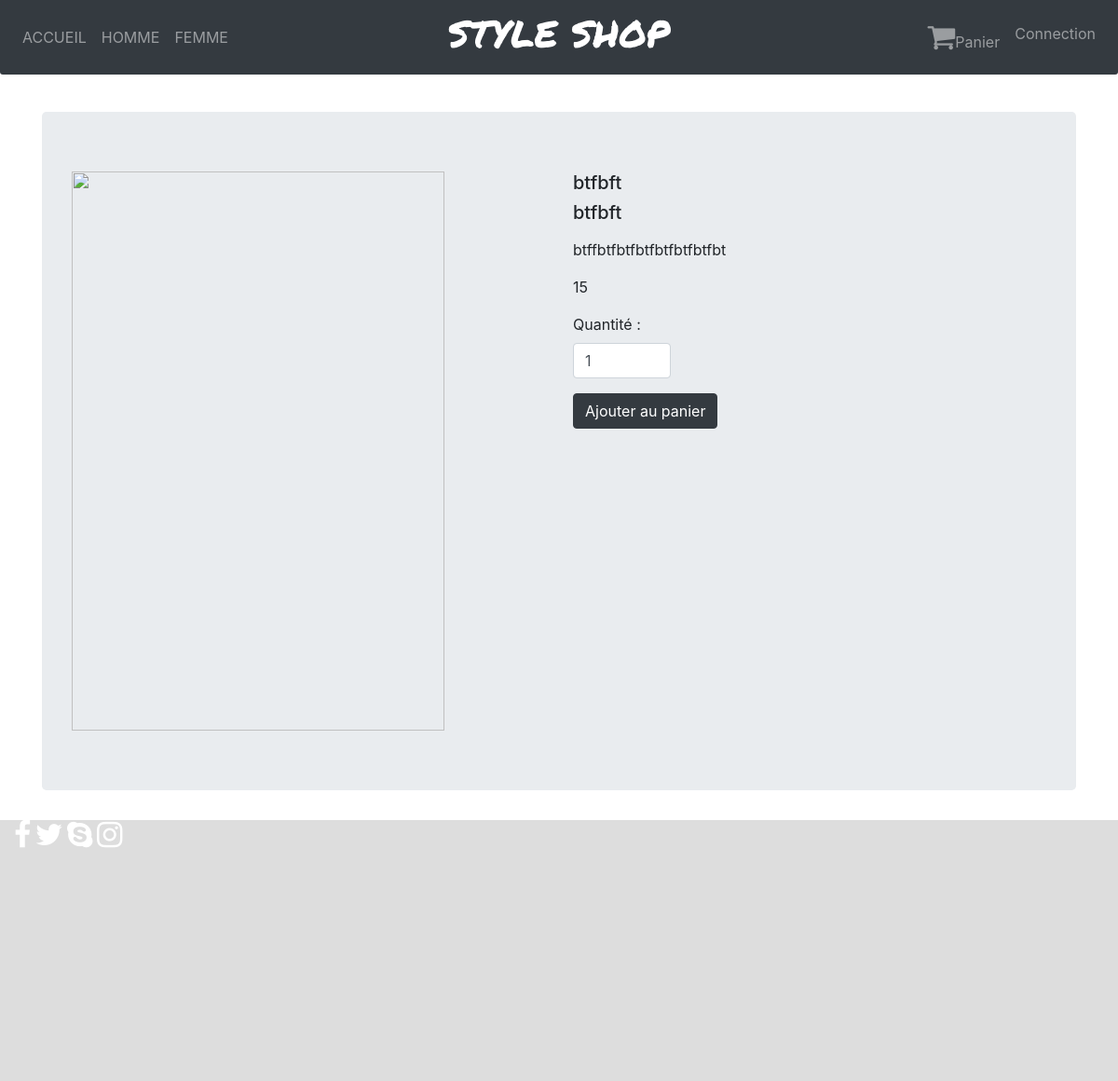
Screenshot of /index.php?action=productUnique&id=36 with the database file from the repository.
### tables this page shows
CREATE TABLE IF NOT EXISTS `product` (
  `id` smallint(6) NOT NULL AUTO_INCREMENT,
  `title` varchar(50) NOT NULL,
  `brand` varchar(50) NOT NULL,
  `content` varchar(1000) NOT NULL,
  `price` decimal(10,0) NOT NULL,
  `addingDate` datetime NOT NULL,
  `updatingDate` datetime NOT NULL,
  PRIMARY KEY (`id`)
);

### controller/controller.php (called while the page is built, shortened)
<?php
require_once('model/productManager.php');
function productUnique($id) {
    include('model/db.php');
    $productManager = new ProductManager($db);
    $product        = $productManager->getUnique($id);
    require('view/productUniqueView.php');
}

### model/productManager.php (called while the page is built, shortened)
<?php
class ProductManager
{
	private $_db;
	public function __construct($db)
	{
		$this->_db = $db;
	}
	public function getUnique($id)
	{
		$request = $this->_db->prepare('SELECT id, title, brand, content, price, DATE_FORMAT(addingDate, \'%d/%m/%Y à %Hh%imin%ss\') AS addingDateFr, DATE_FORMAT(updatingDate, \'%d/%m/%Y à %Hh%imin%ss\') AS updatingDateFr  FROM product WHERE id = ?');
			$request->execute(array($id));
			return $request;
	}
}

### view/productUniqueView.php (the view, shortened to what this page needs)
<?php
$data = $product->fetch();
    $productId = $_GET['id'];
    $productImgSrc = './uploads/products/'.$productId ; ?>
<div class="jumbotron jumbotronproductUnique">
<div class="row">
<div class="product-unique-img-block col">
<div class="img-zoom-container">
  <img id="zoom-image"  src="<?php echo $productImgSrc; ?>" width="300" height="240">
</div>
</div>
<div class="productInfoUnique col">
<h5><?php echo $data['title'] ?></h5>
<h5><?php echo $data['brand'] ?></h5>
<p><?php echo $data['content'] ?></p>
<p><?php echo $data['price'] ?></p>
<form id='form'>
<div class="form-group row">
    <div class="col-3">
                  <label for="sm">Quantité :</label>
                  <input type="number" class="form-control input-sm" name ="quantity" id="quantity" placeholder="Sélectionnez la quantité" value="1" min="1">
                </div>
</div>
                <button type="submit" class="btn btn-dark">Ajouter au panier</button>
</form>
</div>
</div>
</div>
<?php
require('template.php');
?>

### public/css/base.css (style rules this page uses)
.body { padding-top : 50px !important; margin : 0 !important; padding : 0 !important; }

### public/css/module/module.css (style rules this page uses)
.product-unique-img-block { width: 150px; }
.img-zoom-container { position: relative; height : 600px; width: 400px; }
#zoom-image { position : absolute; height : 600px; width: 400px; }

### rows the page displays
product: title "btfbft", brand "btfbft", content "btffbtfbtfbtfbtfbtfbtfbt", price "15"
